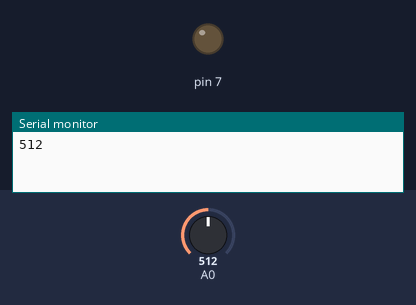
A sketch run on a simulated Arduino Uno, built with avr-gcc and run on an emulated ATmega328P. On the bench: output pins drawn as LEDs (lit = HIGH), the last lines printed to the serial monitor. Inputs (shaded band) come from the test bench; at power-on: A0 = 512.

Above: at 0.1 s.
At 10.1 s:
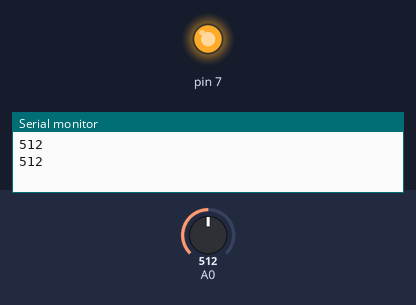
Timing chart, 0 to 11.6 s (numbered marks = the images above):
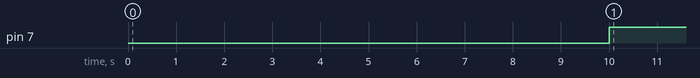

Measured:
- by itself, pin 7: LOW → HIGH at 10.0 s

The sketch:

alarme-frigo.ino
```cpp
void setup() {
  // put your setup code here, to run once:
Serial.begin (9600);
pinMode(7, OUTPUT);
}

void loop() {
   int Light = analogRead(0);
   Serial.println(Light);
     if(Light>200){
      delay(10000);
     if(Light>200){

   digitalWrite(7,HIGH);
    }
    } else{
   digitalWrite(7,LOW);

    }


}
```
